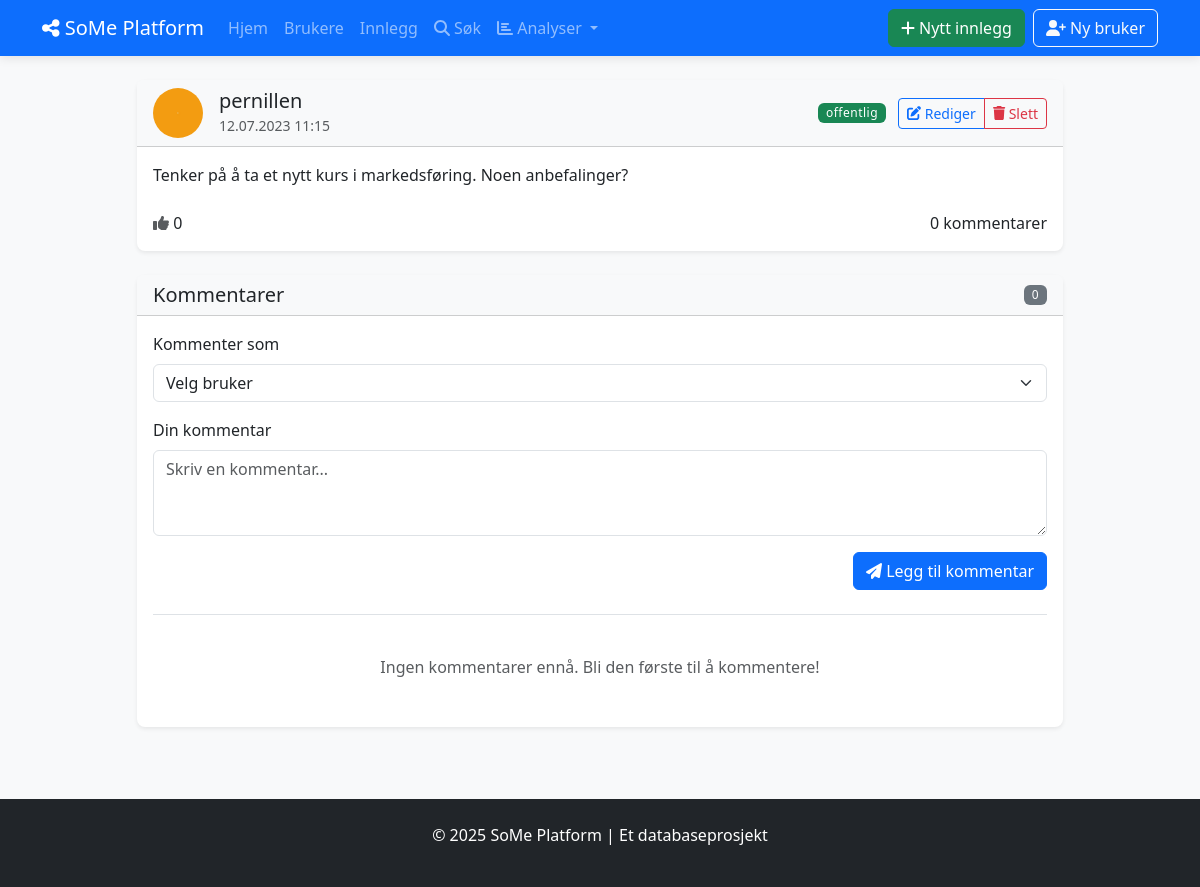
Page /posts/48 on the earlier database version.
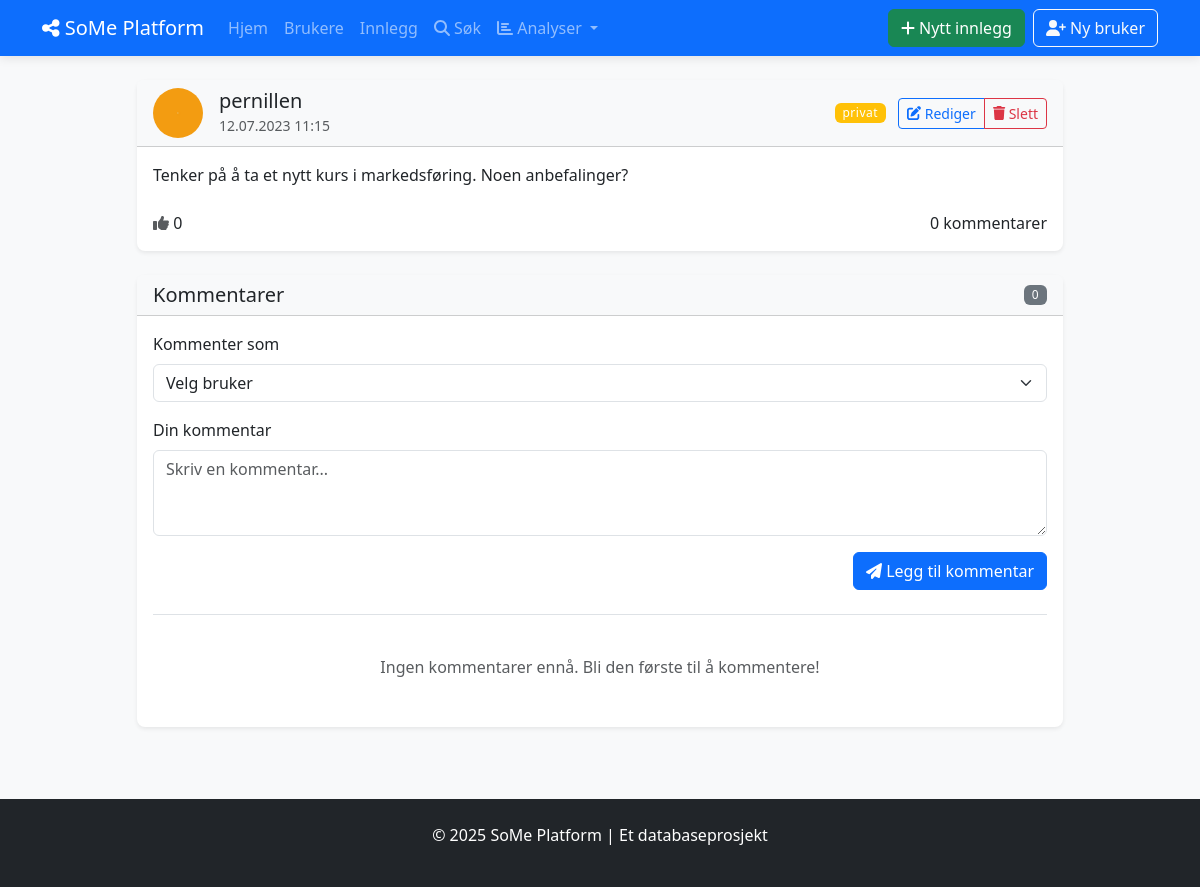
Same page on the later database version.
### tables this page shows
CREATE TABLE BRUKERE (
            bruker_id INTEGER PRIMARY KEY AUTOINCREMENT,
            brukernavn TEXT NOT NULL UNIQUE,
            epost TEXT NOT NULL UNIQUE,
            passord_hash TEXT NOT NULL,
            profilbilde TEXT,
            bio TEXT,
            registrerings_dato DATE NOT NULL DEFAULT CURRENT_DATE,
            fødselsdato DATE,
            status TEXT DEFAULT 'aktiv'
        );

CREATE TABLE INNLEGG (
            innlegg_id INTEGER PRIMARY KEY AUTOINCREMENT,
            innhold TEXT NOT NULL,
            opprettet_dato DATETIME NOT NULL DEFAULT CURRENT_TIMESTAMP,
            oppdatert_dato DATETIME DEFAULT CURRENT_TIMESTAMP,
            synlighet TEXT NOT NULL DEFAULT 'offentlig',
            bruker_id INTEGER NOT NULL,
            FOREIGN KEY (bruker_id) REFERENCES BRUKERE(bruker_id) ON DELETE CASCADE
        );

### social_media_app/app.py (the view, shortened to what this page needs)
@app.route('/posts/<int:post_id>')
def view_post(post_id):
    with Database() as db:
        post = db.fetchone("""
            SELECT i.*, b.brukernavn, b.profilbilde
            FROM INNLEGG i
            JOIN BRUKERE b ON i.bruker_id = b.bruker_id
            WHERE i.innlegg_id = ?
        """, (post_id,))
        if not post:
            flash('Post not found', 'danger')
            return redirect(url_for('list_posts'))
        post = format_date_fields(post, ['opprettet_dato', 'oppdatert_dato'])
        comments = db.fetchall("""
            SELECT k.*, b.brukernavn, b.profilbilde
            FROM KOMMENTARER k
            JOIN BRUKERE b ON k.bruker_id = b.bruker_id
            WHERE k.innlegg_id = ? AND k.forelder_kommentar_id IS NULL
            ORDER BY k.opprettet_dato ASC
        """, (post_id,))
        comments = [format_date_fields(comment, ['opprettet_dato']) for comment in comments]
        tags = db.fetchall("""
            SELECT t.*
            FROM TAGGER t
            JOIN INNLEGG_TAGGER it ON t.tag_id = it.tag_id
            WHERE it.innlegg_id = ?
        """, (post_id,))
        reactions = db.fetchone("""
            SELECT COUNT(*) as count, reaksjon_type
            FROM REAKSJONER
            WHERE innlegg_id = ?
            GROUP BY reaksjon_type
        """, (post_id,))
        users = db.fetchall("""
            SELECT bruker_id, brukernavn FROM BRUKERE
            WHERE status = 'aktiv'
            ORDER BY brukernavn
        """)
        return render_template('posts/view.html', post=post, comments=comments,
                               tags=tags, reactions=reactions, users=users)

### social_media_app/templates/posts/view.html (shortened to what this page needs)
{% extends "base.html" %}
{% block content %}
<div class="row justify-content-center">
    <div class="col-md-10">
        <div class="card shadow-sm mb-4">
            <div class="card-header bg-light">
                <div class="d-flex justify-content-between align-items-center">
                    <div class="d-flex align-items-center">
                        <div class="me-3">
                            {% if post.profilbilde %}
                                <img src="{{ url_for('static', filename='uploads/' + post.profilbilde) }}"
                                     alt="{{ post.brukernavn }}" class="rounded-circle" width="50" height="50">
                            {% else %}
                                <div class="bg-secondary bg-secondary-circle">
                                    <i class="fas fa-user text-white"></i>
                                </div>
                            {% endif %}
                        </div>
                        <div>
                            <h5 class="mb-0">{{ post.brukernavn }}</h5>
                            <small class="text-muted">{{ post.opprettet_dato.strftime('%d.%m.%Y %H:%M') }}</small>
                        </div>
                    </div>
                    <div>
                        <span class="badge {{ 'bg-success' if post.synlighet == 'offentlig' else 'bg-warning' }} me-2">
                            {{ post.synlighet }}
                        </span>
                        <div class="btn-group">
                            <a href="{{ url_for('show_edit_post', post_id=post.innlegg_id) }}" class="btn btn-sm btn-outline-primary">
                                <i class="fas fa-edit"></i> Rediger
                            </a>
                            <button type="button" class="btn btn-sm btn-outline-danger"
                                    data-bs-toggle="modal" data-bs-target="#deletePostModal">
                                <i class="fas fa-trash"></i> Slett
                            </button>
                        </div>
                    </div>
                </div>
            </div>
            <div class="card-body">
                <p class="card-text">{{ post.innhold }}</p>
                <div class="mt-4 d-flex justify-content-between align-items-center">
                    <div>
                        {% if reactions %}
                            <span class="me-3">
                                <i class="fas fa-thumbs-up text-primary"></i> {{ reactions.count or 0 }}
                            </span>
                        {% else %}
                            <span class="me-3">
                                <i class="fas fa-thumbs-up text-muted"></i> 0
                            </span>
                        {% endif %}
                    </div>
                    <div>
                        <span>{{ comments|length }} kommentarer</span>
                    </div>
                </div>
            </div>
        </div>
        <div class="card shadow-sm mb-4">
            <div class="card-header bg-light d-flex justify-content-between align-items-center">
                <h3 class="h5 mb-0">Kommentarer</h3>
                <span class="badge bg-secondary">{{ comments|length }}</span>
            </div>
            <div class="card-body">
                <div class="mb-4 border-bottom pb-4">
                    <form action="{{ url_for('add_comment', post_id=post.innlegg_id) }}" method="post">
                        <div class="mb-3">
                            <label for="bruker_id" class="form-label">Kommenter som</label>
                            <select class="form-select" id="bruker_id" name="bruker_id" required>
                                <option value="" selected disabled>Velg bruker</option>
                            </select>
                        </div>
                        <div class="mb-3">
                            <label for="comment_content" class="form-label">Din kommentar</label>
                            <textarea class="form-control" id="comment_content" name="innhold"
                                      rows="3" required placeholder="Skriv en kommentar..."></textarea>
                        </div>
                        <div class="d-flex justify-content-end">
                            <button type="submit" class="btn btn-primary">
                                <i class="fas fa-paper-plane"></i> Legg til kommentar
                            </button>
                        </div>
                    </form>
                </div>
                {% if comments %}
                    <div class="comments-list">
                        {% for comment in comments %}
                        <div class="comment mb-4">
                            <div class="d-flex">
                                <div class="me-3">
                                    {% if comment.profilbilde %}
                                        <img src="{{ url_for('static', filename='uploads/' + comment.profilbilde) }}"
                                             alt="{{ comment.brukernavn }}" class="rounded-circle" width="40" height="40">
                                    {% else %}
                                        <div class="bg-secondary bg-secondary-circle">
                                            <i class="fas fa-user text-white"></i>
                                        </div>
                                    {% endif %}
                                </div>
                                <div class="flex-grow-1">
                                    <div class="bg-light rounded p-3">
                                        <div class="d-flex justify-content-between align-items-center mb-2">
                                            <h6 class="mb-0">{{ comment.brukernavn }}</h6>
                                            <small class="text-muted">{{ comment.opprettet_dato.strftime('%d.%m.%Y %H:%M') }}</small>
                                        </div>
                                        <p class="mb-2">{{ comment.innhold }}</p>
                                        <div class="d-flex justify-content-between align-items-center">
                                            <button class="btn btn-sm btn-link text-decoration-none p-0 reply-button"
                                                    data-comment-id="{{ comment.kommentar_id }}"
                                                    data-username="{{ comment.brukernavn }}">
                                                <i class="fas fa-reply"></i> Svar
                                            </button>
                                            <form action="{{ url_for('delete_comment', comment_id=comment.kommentar_id, post_id=post.innlegg_id) }}"
                                                  method="post" class="d-inline">
                                                <button type="submit" class="btn btn-sm btn-link text-danger text-decoration-none p-0"
                                                        onclick="return confirm('Er du sikker på at du vil slette denne kommentaren?')">
                                                    <i class="fas fa-trash-alt"></i> Slett
                                                </button>
                                            </form>
                                        </div>
                                    </div>
                                    {% if comment.replies %}
                                        <div class="replies ms-4 mt-3">
                                            {% for reply in comment.replies %}
                                            <div class="reply mb-3">
                                                <div class="d-flex">
                                                    <div class="me-3">
                                                        {% if reply.profilbilde %}
                                                            <img src="{{ url_for('static', filename='uploads/' + reply.profilbilde) }}"
                                                                alt="{{ reply.brukernavn }}" class="rounded-circle" width="30" height="30">
                                                        {% else %}
                                                            <div class="bg-secondary bg-secondary-circle">
                                                                <i class="fas fa-user text-white small"></i>
                                                            </div>
                                                        {% endif %}
                                                    </div>
                                                    <div class="flex-grow-1">
                                                        <div class="bg-light rounded p-3">
                                                            <div class="d-flex justify-content-between align-items-center mb-2">
                                                                <h6 class="mb-0">{{ reply.brukernavn }}</h6>
                                                                <small class="text-muted">{{ reply.opprettet_dato.strftime('%d.%m.%Y %H:%M') }}</small>
                                                            </div>
                                                            <p class="mb-2">{{ reply.innhold }}</p>
                                                            <div class="text-end">
                                                                <form action="{{ url_for('delete_comment', comment_id=reply.kommentar_id, post_id=post.innlegg_id) }}"
                                                                      method="post" class="d-inline">
                                                                    <button type="submit" class="btn btn-sm btn-link text-danger text-decoration-none p-0"
                                                                            onclick="return confirm('Er du sikker på at du vil slette denne kommentaren?')">
                                                                        <i class="fas fa-trash-alt"></i> Slett
                                                                    </button>
                                                                </form>
                                                            </div>
                                                        </div>
                                                    </div>
                                                </div>
                                            </div>
                                            {% endfor %}
                                        </div>
                                    {% endif %}
                                    <div class="reply-form ms-4 mt-3 d-none" id="replyForm{{ comment.kommentar_id }}">
                                        <form action="{{ url_for('add_reply', post_id=post.innlegg_id, parent_id=comment.kommentar_id) }}" method="post">
                                            <div class="mb-3">
                                                <label for="reply_user_id{{ comment.kommentar_id }}" class="form-label">Svar som</label>
                                                <select class="form-select" id="reply_user_id{{ comment.kommentar_id }}" name="bruker_id" required>
                                                    <option value="" selected disabled>Velg bruker</option>
                                                    {% for user in users %}
                                                        <option value="{{ user.bruker_id }}">{{ user.brukernavn }}</option>
                                                    {% endfor %}
                                                </select>
                                            </div>
                                            <div class="mb-3">
                                                <textarea class="form-control" name="innhold" rows="2" required
                                                          placeholder="Skriv et svar til {{ comment.brukernavn }}..."></textarea>
                                            </div>
                                            <div class="d-flex justify-content-between">
                                                <button type="button" class="btn btn-sm btn-outline-secondary cancel-reply"
                                                        data-comment-id="{{ comment.kommentar_id }}">
                                                    Avbryt
                                                </button>
                                                <button type="submit" class="btn btn-sm btn-primary">
                                                    <i class="fas fa-paper-plane"></i> Send svar
                                                </button>
                                            </div>
                                        </form>
                                    </div>
                                </div>
                            </div>
                        </div>
                        {% endfor %}
                    </div>
                {% else %}
                    <p class="text-center py-3 text-muted">Ingen kommentarer ennå. Bli den første til å kommentere!</p>
                {% endif %}
            </div>
        </div>
    </div>
</div>
{% endblock %}

Differences in the rows shown:
changed INNLEGG "Tenker på å ta et nytt kurs i markedsføring. Noen anbefalinger?": synlighet "offentlig" → "privat"
